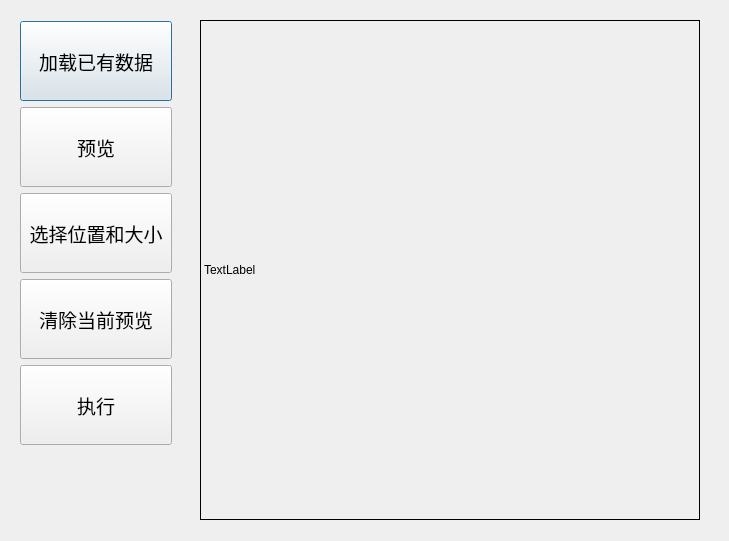
<?xml version="1.0" encoding="UTF-8"?>
<ui version="4.0">
 <class>loader</class>
 <widget class="QDialog" name="loader">
  <property name="geometry">
   <rect>
    <x>0</x>
    <y>0</y>
    <width>729</width>
    <height>541</height>
   </rect>
  </property>
  <property name="windowTitle">
   <string>装载</string>
  </property>
  <widget class="QLabel" name="label">
   <property name="geometry">
    <rect>
     <x>200</x>
     <y>20</y>
     <width>500</width>
     <height>500</height>
    </rect>
   </property>
   <property name="maximumSize">
    <size>
     <width>16777215</width>
     <height>16777215</height>
    </size>
   </property>
   <property name="autoFillBackground">
    <bool>true</bool>
   </property>
   <property name="frameShape">
    <enum>QFrame::Box</enum>
   </property>
   <property name="frameShadow">
    <enum>QFrame::Plain</enum>
   </property>
   <property name="text">
    <string>TextLabel</string>
   </property>
   <property name="wordWrap">
    <bool>false</bool>
   </property>
   <property name="openExternalLinks">
    <bool>false</bool>
   </property>
  </widget>
  <widget class="QWidget" name="layoutWidget">
   <property name="geometry">
    <rect>
     <x>20</x>
     <y>21</y>
     <width>152</width>
     <height>426</height>
    </rect>
   </property>
   <layout class="QVBoxLayout" name="verticalLayout">
    <item>
     <widget class="QPushButton" name="pushButton">
      <property name="minimumSize">
       <size>
        <width>150</width>
        <height>80</height>
       </size>
      </property>
      <property name="font">
       <font>
        <pointsize>14</pointsize>
       </font>
      </property>
      <property name="text">
       <string>加载已有数据</string>
      </property>
     </widget>
    </item>
    <item>
     <widget class="QPushButton" name="pushButton_4">
      <property name="minimumSize">
       <size>
        <width>150</width>
        <height>80</height>
       </size>
      </property>
      <property name="font">
       <font>
        <pointsize>14</pointsize>
       </font>
      </property>
      <property name="text">
       <string>预览</string>
      </property>
     </widget>
    </item>
    <item>
     <widget class="QPushButton" name="pushButton_2">
      <property name="minimumSize">
       <size>
        <width>150</width>
        <height>80</height>
       </size>
      </property>
      <property name="font">
       <font>
        <pointsize>14</pointsize>
       </font>
      </property>
      <property name="text">
       <string>选择位置和大小</string>
      </property>
     </widget>
    </item>
    <item>
     <widget class="QPushButton" name="pushButton_5">
      <property name="minimumSize">
       <size>
        <width>150</width>
        <height>80</height>
       </size>
      </property>
      <property name="font">
       <font>
        <pointsize>14</pointsize>
       </font>
      </property>
      <property name="text">
       <string>清除当前预览</string>
      </property>
     </widget>
    </item>
    <item>
     <widget class="QPushButton" name="pushButton_3">
      <property name="minimumSize">
       <size>
        <width>150</width>
        <height>80</height>
       </size>
      </property>
      <property name="font">
       <font>
        <pointsize>14</pointsize>
       </font>
      </property>
      <property name="text">
       <string>执行</string>
      </property>
     </widget>
    </item>
   </layout>
  </widget>
 </widget>
 <resources/>
 <connections/>
</ui>
